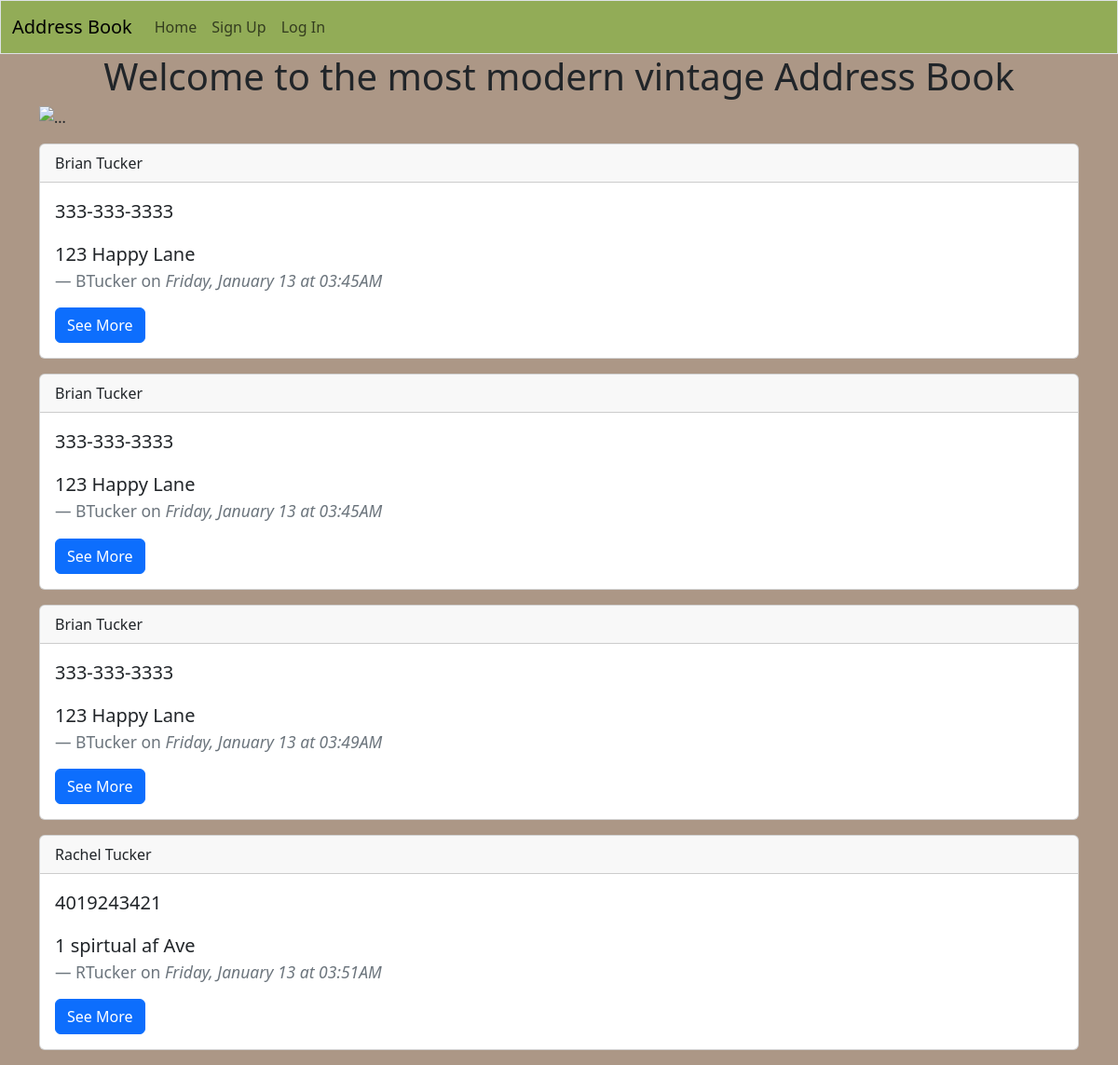
Before: / with the older database file.
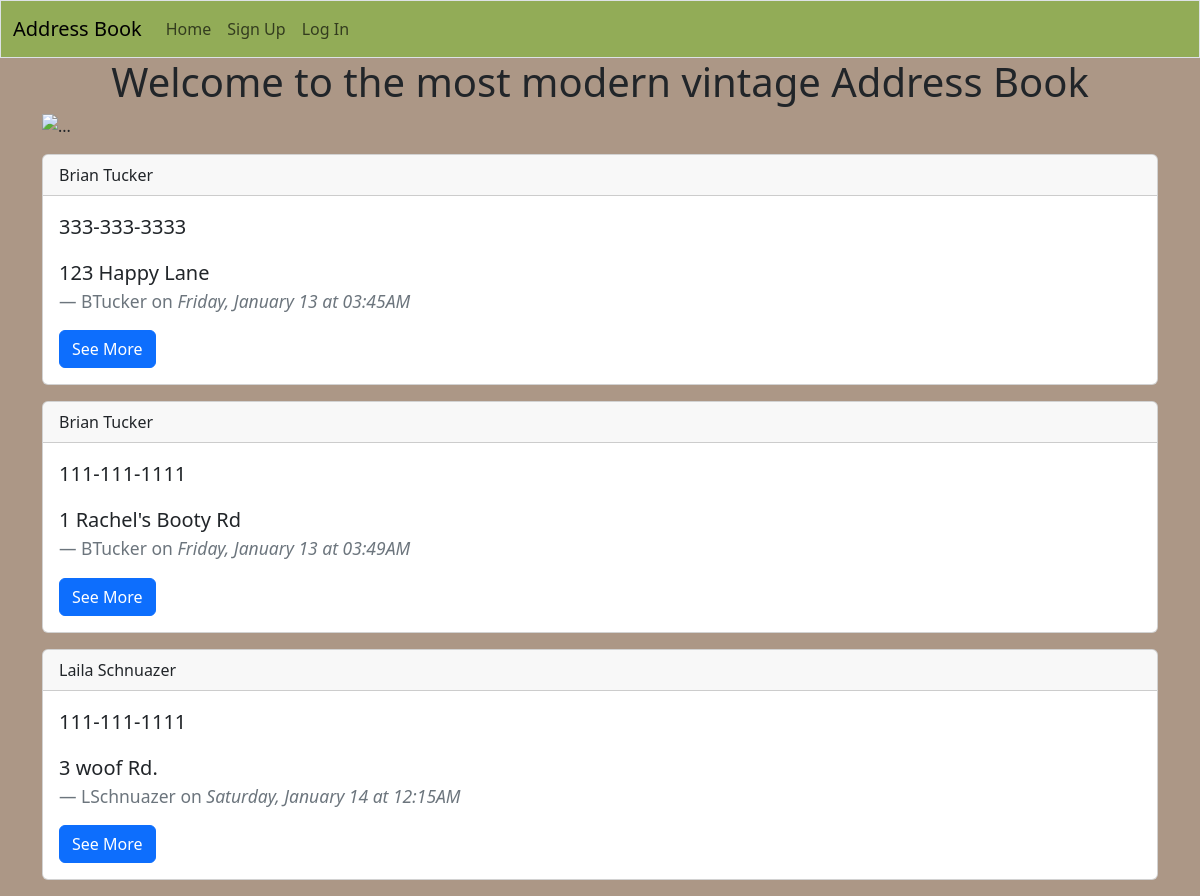
After: the same page with the newer database file.
### app/models.py (models this page shows, shortened)
class Address(db.Model):
    id = db.Column(db.Integer, primary_key=True)
    first_name = db.Column(db.String(50), nullable=False)
    last_name = db.Column(db.String(50), nullable=False)
    phone_number = db.Column(db.String)
    address = db.Column(db.String)
    date_created=db.Column(db.DateTime, nullable=False, default=datetime.utcnow)
    user_id=db.Column(db.Integer, db.ForeignKey('user.id')) #references user(id)

class User(db.Model, UserMixin):
    id = db.Column(db.Integer, primary_key=True)
    first_name = db.Column(db.String(50), nullable=False)
    last_name = db.Column(db.String(50), nullable=False)
    email = db.Column(db.String(50), nullable=False, unique=True)
    username = db.Column(db.String(50), nullable=False, unique=True)
    password = db.Column(db.String(256), nullable=False)
    date_created = db.Column(db.DateTime, nullable=False, default=datetime.utcnow)
    addresses = db.relationship('Address', backref='author', lazy='dynamic')

### app/routes.py (the view)
@app.route('/')
def index():
    addresses = Address.query.all()
    return render_template('index.html', addresses=addresses)

### app/templates/index.html (shortened to what this page needs)
{% extends 'base.html' %}
{% block content %}
{% if current_user.is_authenticated %}
    <h1 class="text-center">Welcome Back, {{ current_user.username }}!</h1>
    <img src="https://m.media-amazon.com/images/I/41pzwhOAL-L._AC_SY780_.jpg" class="mx-auto d-block" alt="...">
{% else %}
    <h1 class="text-center">Welcome to the most modern vintage Address Book</h1>
    <img src="https://m.media-amazon.com/images/I/41pzwhOAL-L._AC_SY780_.jpg" class="mx-auto d-block" alt="...">
{% endif %}
{% for address in addresses %}
    <div class="card my-3">
        <div class="card-header">
        {{ address.first_name }} {{ address.last_name }}
        </div>
        <div class="card-body">
        <blockquote class="blockquote mb-0">
            <p>{{ address.phone_number }}</p>
            <p>{{ address.address }}</p>
            <footer class="blockquote-footer">{{ address.author.username }} on
                <cite title="Source Title">{{ address.date_created.strftime('%A, %B %d at %I:%M%p') }}</cite>
            </footer>
        </blockquote>
        <a href="{{ url_for('get_address', address_id=address.id) }}" class="btn btn-primary mt-3">See More</a>
        </div>
    </div>
{% endfor %}
{% endblock %}

### app/templates/base.html (shortened to what this page needs)
<!DOCTYPE html>
<html lang="en">
<head>
    <link rel="stylesheet" href = "https://cdn.jsdelivr.net/npm/bootstrap@5.3.0-alpha1/dist/css/bootstrap.min.css">
</head>
<body class="bg" style="background-color:rgb(172, 151, 134)">
    {% include 'nav.html' %}
    <div class="container">
        {% block content %}
        {% endblock content %}
    </div>
</body>
</html>

### app/templates/nav.html (shortened to what this page needs)
<nav class="border navbar navbar-expand-lg navbar-light" style="background-color: #92ac57;">
  <div class="container-fluid">
    <a class="navbar-brand" href="/">Address Book</a>
    <div class="collapse navbar-collapse" id="navbarNavAltMarkup">
    <div class="navbar-nav">
        <a class="nav-link" href="{{ url_for('index') }}">Home</a>
        {% if current_user.is_authenticated %}
            <a class="nav-link" href="{{ url_for('logout') }}">Log Out</a>
            <a class="nav-link" href="{{ url_for('add_address') }}">Add Address</a>
        {% else %}
            <a class="nav-link" href="{{ url_for('signup') }}">Sign Up</a>
            <a class="nav-link" href="{{ url_for('login') }}">Log In</a>
        {% endif %}
    </div>
    </div>
</div>
</nav>

Changed rows visible on the page:
removed Address: first_name "Brian", last_name "Tucker", phone_number "333-333-3333", address "123 Happy Lane", author.username "BTucker", date_created "Friday, January 13 at 03:45AM"
removed Address: first_name "Rachel", last_name "Tucker", phone_number "4019243421", address "1 spirtual af Ave", author.username "RTucker", date_created "Friday, January 13 at 03:51AM"
changed Address "Friday, January 13 at 03:49AM": phone_number "333-333-3333" → "111-111-1111"; address "123 Happy Lane" → "1 Rachel's Booty Rd"
added Address: first_name "Laila", last_name "Schnuazer", phone_number "111-111-1111", address "3 woof Rd.", author.username "LSchnuazer", date_created "Saturday, January 14 at 12:15AM"
